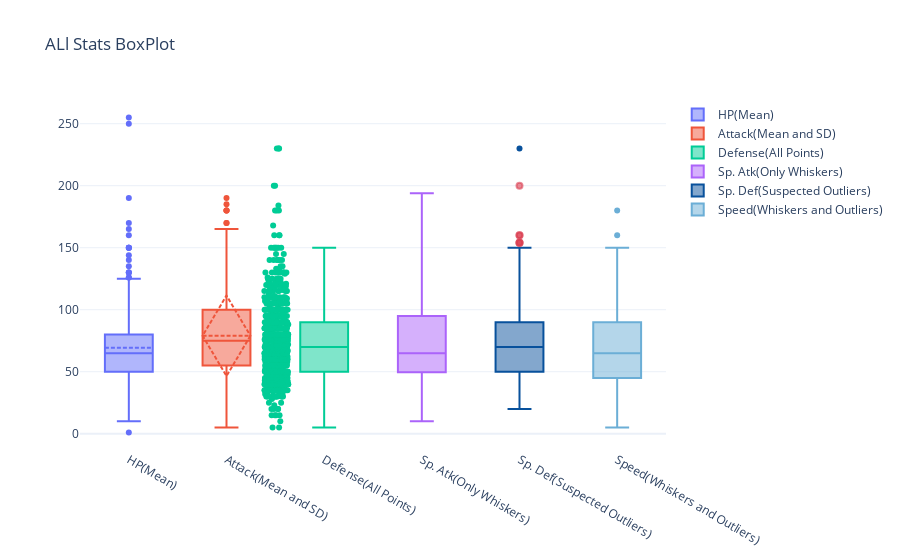

Notebook cell for this chart:
### Code cell
SelfCustomizedBoxplot(df, 'HP', 'Attack', 'Defense', 'Sp. Atk', 'Sp. Def', 'Speed')

### Figure 1 — Plotly figure (JSON) as saved in the notebook; plotly's stock layout.template omitted (floating-point values rounded to 4 significant figures; data arrays with more than 128 entries replaced by an {"elided": "..."} marker saying what was removed)
{"data": [{"boxmean": true, "name": "HP(Mean)", "type": "box", "y": {"elided": "800 int values"}}, {"boxmean": "sd", "name": "Attack(Mean and SD)", "type": "box", "y": {"elided": "800 int values"}}, {"boxpoints": "all", "jitter": 0.5, "name": "Defense(All Points)", "pointpos": -2, "type": "box", "y": {"elided": "800 int values"}}, {"boxpoints": false, "name": "Sp. Atk(Only Whiskers)", "type": "box", "y": {"elided": "800 int values"}}, {"boxpoints": "suspectedoutliers", "line": {"color": "rgb(8,81,156)"}, "marker": {"line": {"outliercolor": "rgba(219, 64, 82, 0.6)", "outlierwidth": 2}, "outliercolor": "rgba(219, 64, 82, 0.6)"}, "name": "Sp. Def(Suspected Outliers)", "type": "box", "y": {"elided": "800 int values"}}, {"boxpoints": "outliers", "line": {"color": "rgb(107,174,214)"}, "name": "Speed(Whiskers and Outliers)", "type": "box", "y": {"elided": "800 int values"}}], "layout": {"title": {"text": "ALl Stats BoxPlot"}}}
